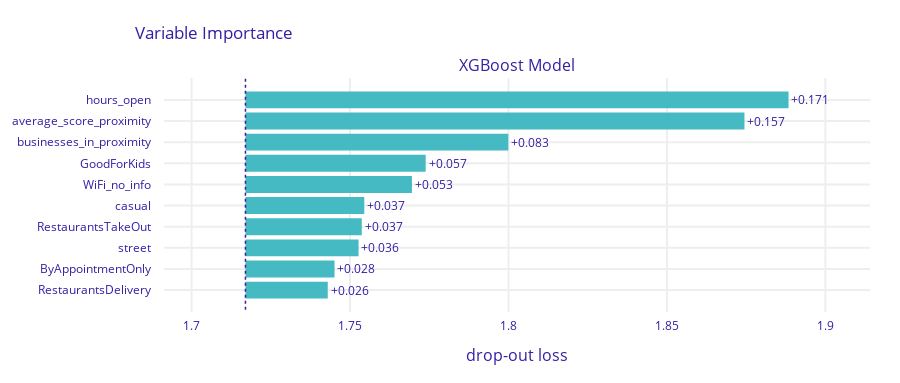

Notebook code for this chart:
### Code cell
fi = explainer.model_parts()
fi.plot()

### Figure 1 — Plotly figure (JSON) as saved in the notebook; plotly's stock layout.template omitted (floating-point values rounded to 4 significant figures)
{"data": [{"base": 1.717, "hoverinfo": "text", "hoverlabel": {"bgcolor": "rgba(0,0,0,0.8)"}, "hovertext": ["Model: XGBoost Model loss after<br>variable: hours_open is permuted: 1.888<br>Drop-out loss change: +0.171", "Model: XGBoost Model loss after<br>variable: average_score_proximity is permuted: 1.874<br>Drop-out loss change: +0.157", "Model: XGBoost Model loss after<br>variable: businesses_in_proximity is permuted: 1.8<br>Drop-out loss change: +0.083", "Model: XGBoost Model loss after<br>variable: GoodForKids is permuted: 1.774<br>Drop-out loss change: +0.057", "Model: XGBoost Model loss after<br>variable: WiFi_no_info is permuted: 1.77<br>Drop-out loss change: +0.053", "Model: XGBoost Model loss after<br>variable: casual is permuted: 1.754<br>Drop-out loss change: +0.037", "Model: XGBoost Model loss after<br>variable: RestaurantsTakeOut is permuted: 1.754<br>Drop-out loss change: +0.037", "Model: XGBoost Model loss after<br>variable: street is permuted: 1.753<br>Drop-out loss change: +0.036", "Model: XGBoost Model loss after<br>variable: ByAppointmentOnly is permuted: 1.745<br>Drop-out loss change: +0.028", "Model: XGBoost Model loss after<br>variable: RestaurantsDelivery is permuted: 1.743<br>Drop-out loss change: +0.026"], "marker": {"color": "#46bac2"}, "orientation": "h", "showlegend": false, "text": ["+0.171", "+0.157", "+0.083", "+0.057", "+0.053", "+0.037", "+0.037", "+0.036", "+0.028", "+0.026"], "textposition": "outside", "type": "bar", "x": [0.1714, 0.1575, 0.08295, 0.05687, 0.05253, 0.03749, 0.0367, 0.03568, 0.0281, 0.02597], "xaxis": "x", "y": ["hours_open", "average_score_proximity", "businesses_in_proximity", "GoodForKids", "WiFi_no_info", "casual", "RestaurantsTakeOut", "street", "ByAppointmentOnly", "RestaurantsDelivery"], "yaxis": "y"}], "layout": {"annotations": [{"font": {"size": 16}, "showarrow": false, "text": "XGBoost Model", "x": 0.5, "xanchor": "center", "xref": "paper", "y": 1, "yanchor": "bottom", "yref": "paper"}, {"font": {"size": 16}, "showarrow": false, "text": "drop-out loss", "x": 0.5, "xanchor": "center", "xref": "paper", "y": 0, "yanchor": "top", "yref": "paper", "yshift": -30}], "font": {"color": "#371ea3"}, "height": 383, "margin": {"b": 71, "r": 30, "t": 78}, "shapes": [{"line": {"color": "#371ea3", "dash": "dot", "width": 1.5}, "type": "line", "x0": 1.717, "x1": 1.717, "xref": "x", "y0": -1, "y1": 10, "yref": "y"}], "title": {"text": "Variable Importance", "x": 0.15}, "xaxis": {"anchor": "y", "automargin": true, "domain": [0, 1], "fixedrange": true, "gridwidth": 2, "range": [1.691, 1.914], "tickcolor": "white", "ticklen": 3, "ticks": "outside", "type": "linear", "zeroline": false}, "yaxis": {"anchor": "x", "automargin": true, "autorange": "reversed", "domain": [0, 1], "fixedrange": true, "gridwidth": 2, "tickcolor": "white", "ticklen": 10, "ticks": "outside", "type": "category"}}}
